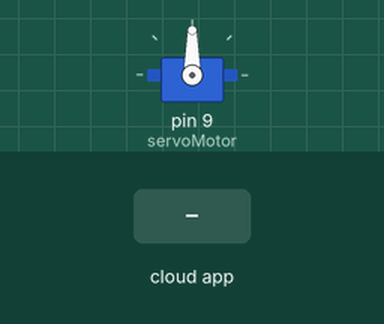
Bench run of a sketch on a simulated Arduino Uno, built with avr-gcc and run on an emulated ATmega328P. Shown: servo. The inputs (shaded band) are chosen by the test bench. The ROS host is connected and sends only what is stated.

Above: at 1.2 s.
1.3 s: the phone or cloud app sets orientation to -100
At 1.7 s:
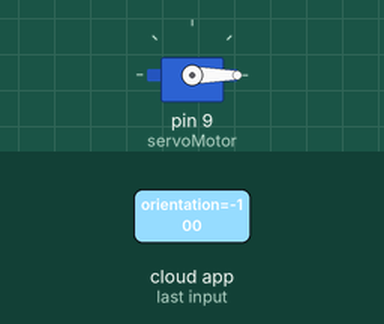
2.8 s: the phone or cloud app sets orientation to 100
At 3.7 s:
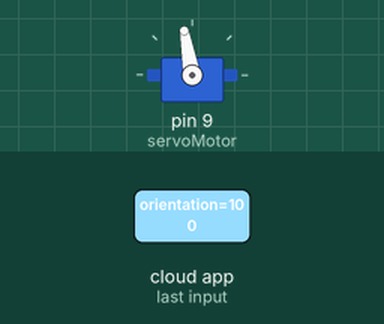
4.3 s: the phone or cloud app sets orientation to 0
At 5.2 s:
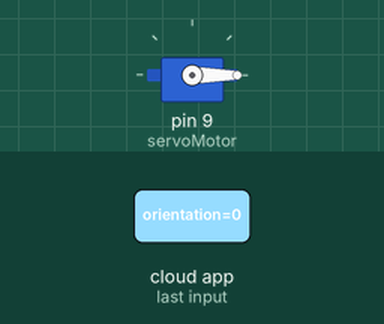
Timing chart, 0 to 7.3 s (numbered marks = the images above; inputs shaded):
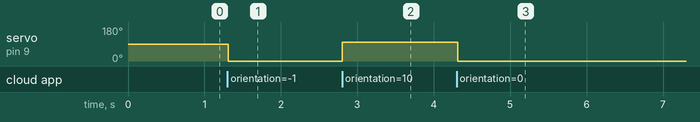

The sketch:

rosserial_arduino_servo_orientation_subscriber.ino
```cpp
#include <ros.h>
#include <Servo.h>
#include <std_msgs/Float32.h>

Servo servoMotor;
ros::NodeHandle nh;
float previousAngle = 90;

/*
 * The callback function when a Float32 message is received
 */
void messageCallback(const std_msgs::Float32& ori_msg)
{
  // Get the bearing angle from the message
  float bearing_angle = ori_msg.data;

  // Enforce the rotation limits of the servo motor
  if (bearing_angle < 0)
  {
    bearing_angle = 0;
  }
  else if (bearing_angle > 180)
  {
    bearing_angle = 180;
  }

  // Turn the motor if the new angle is 4+ degrees away from the prev. angle
  if (abs(previousAngle - bearing_angle) >= 4)
  {
    servoMotor.write((int) bearing_angle);
    delay(15);
    previousAngle = bearing_angle;
  }
}

ros::Subscriber<std_msgs::Float32> sub("orientation", &messageCallback);

/*
 * Setup code that will run once when the reset button is pressed
 */
void setup() {
  // Attach the Servo object to the servo motor on pin 9
  servoMotor.attach(9);
  // Set up the ROS node and start the subscriber
  nh.initNode();
  nh.subscribe(sub);
}

/*
 * Main code that will be run repeatedly
 */
void loop() {
  // Constantly spin to receive new messages
  nh.spinOnce();
  delay(15);
}
```

Measured:
- after the input at 1.3 s, servo on pin 9 (servoMotor): 90° → 0° at once
- after the input at 2.8 s, servo on pin 9 (servoMotor): 0° → 100° at once
- after the input at 4.3 s, servo on pin 9 (servoMotor): 100° → 0° at once
